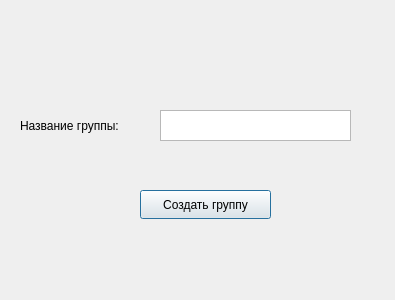
<?xml version="1.0" encoding="UTF-8"?>
<ui version="4.0">
 <class>GroupDialog</class>
 <widget class="QDialog" name="GroupDialog">
  <property name="geometry">
   <rect>
    <x>0</x>
    <y>0</y>
    <width>395</width>
    <height>300</height>
   </rect>
  </property>
  <property name="windowTitle">
   <string>Dialog</string>
  </property>
  <widget class="QTextEdit" name="group_edit">
   <property name="geometry">
    <rect>
     <x>160</x>
     <y>110</y>
     <width>191</width>
     <height>31</height>
    </rect>
   </property>
  </widget>
  <widget class="QLabel" name="label">
   <property name="geometry">
    <rect>
     <x>20</x>
     <y>110</y>
     <width>221</width>
     <height>31</height>
    </rect>
   </property>
   <property name="text">
    <string>Название группы:</string>
   </property>
  </widget>
  <widget class="QLabel" name="error_label">
   <property name="geometry">
    <rect>
     <x>60</x>
     <y>240</y>
     <width>721</width>
     <height>20</height>
    </rect>
   </property>
   <property name="text">
    <string/>
   </property>
  </widget>
  <widget class="QPushButton" name="buttonBox">
   <property name="geometry">
    <rect>
     <x>140</x>
     <y>190</y>
     <width>131</width>
     <height>29</height>
    </rect>
   </property>
   <property name="text">
    <string>Создать группу</string>
   </property>
  </widget>
 </widget>
 <resources/>
 <connections/>
</ui>
